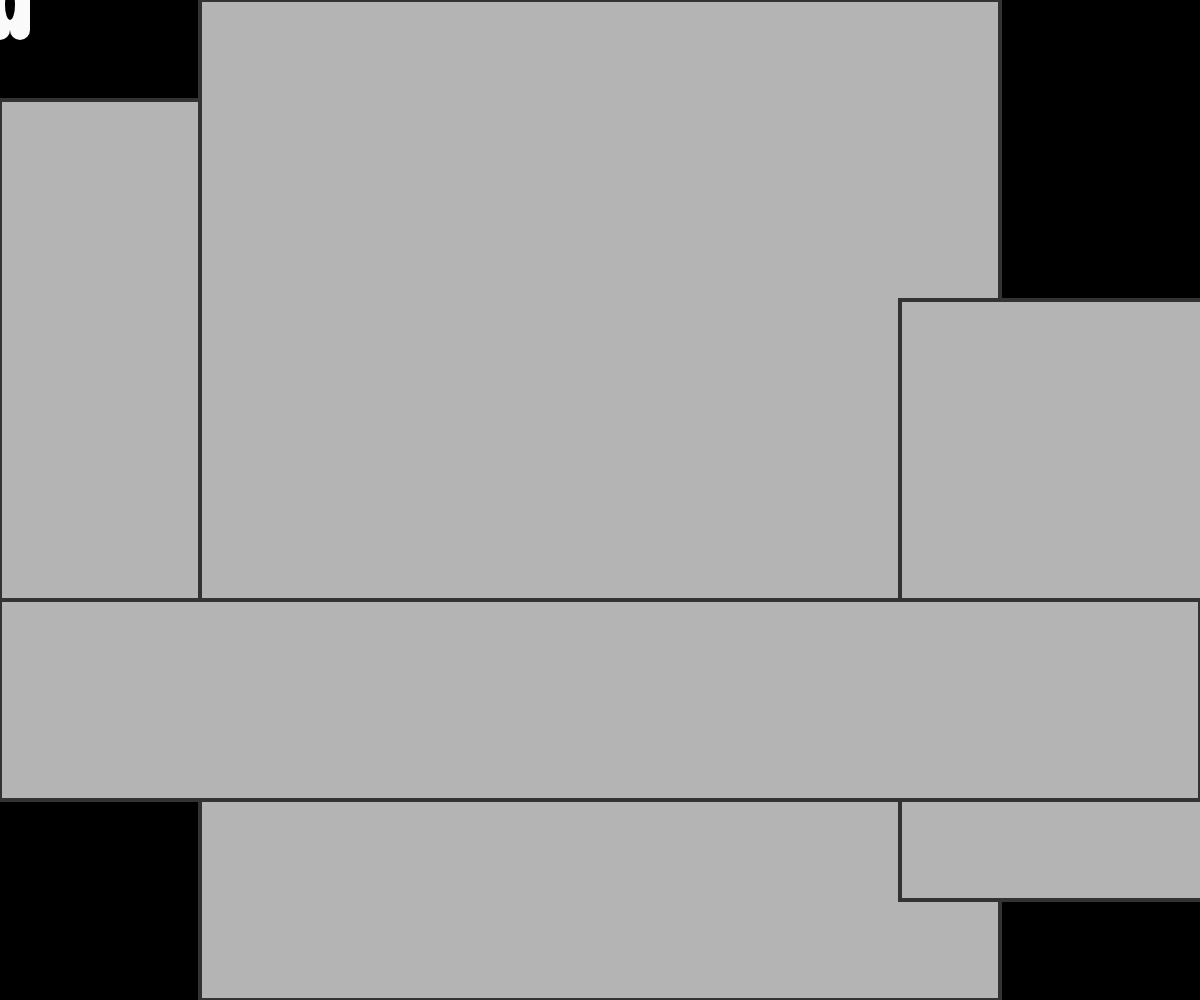
Frame 1 (no input)
Frame 60 (no input): identical to frame 1, image omitted
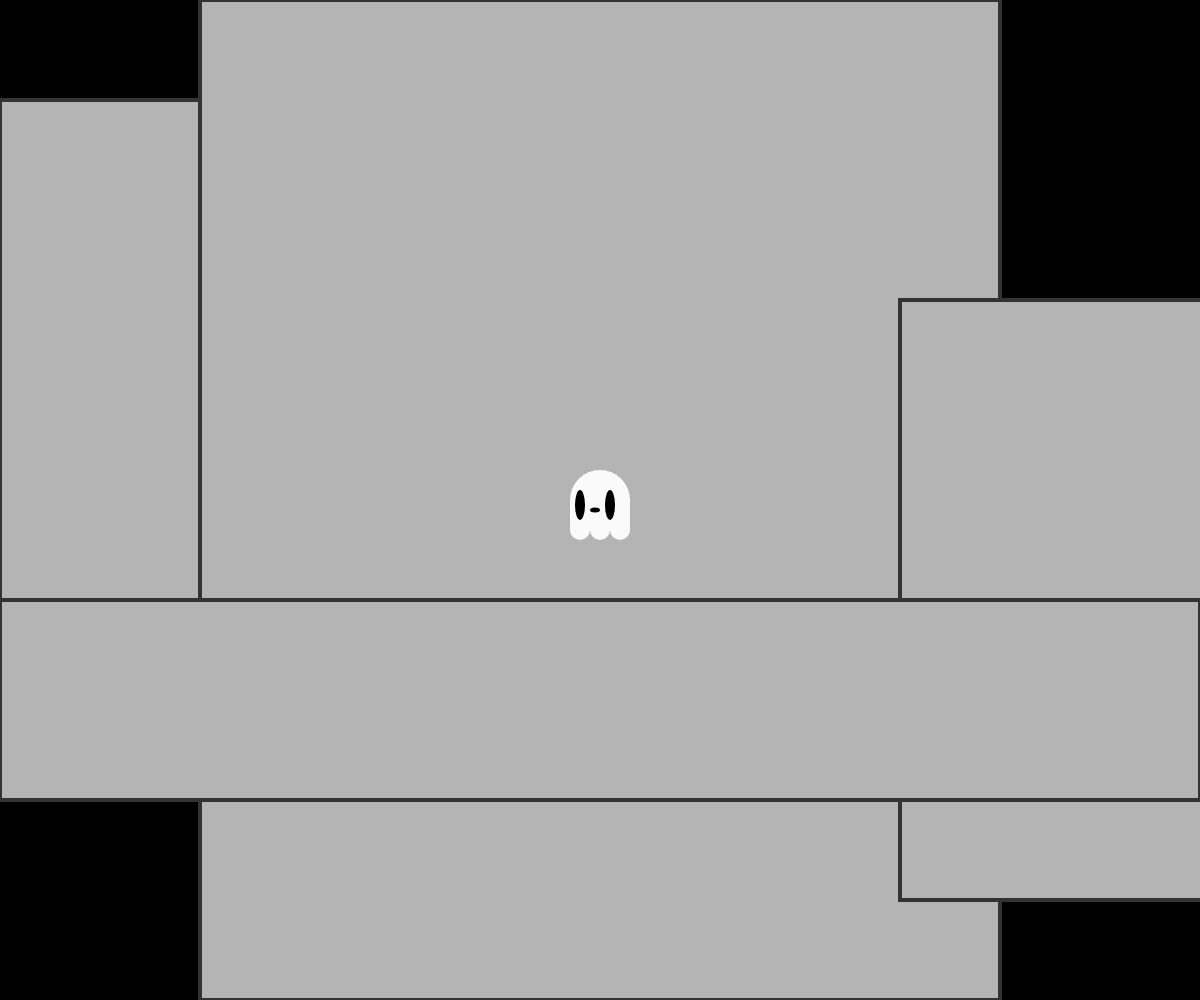
Frame 120 (the mouse pressed at the canvas centre since frame 60)

The p5.js sketch that drew these frames (run headless with seeded random() and noise() and a simulated clock; from frame 60 on, the mouse is pressed at the canvas centre):

// p5.js sketch
// ── sketch.js
// Project Title
// Your Name
// Date
//
// Extra for Experts:
// - describe what you did to take this project "above and beyond"

let r=0;
function setup() {
  createCanvas(windowWidth, windowHeight);
}

function draw() {
  noStroke();
  print(frameCount);
  backgroundFnx();
  character();

}
function backgroundFnx(){
  background(0,0,0);
  fill(200,200,200);
  castle();
  rect(0, 600, windowWidth,200);
 
}

function mousePressed(){
  if(r===0){ 
    r=255; 
  }else{
  r=0;
  }
}
function character(){
  noStroke();
  fill(250,250,250);
  circle(mouseX,mouseY,60);
  rect(mouseX-30, mouseY,60,30);
  circle(mouseX+20,mouseY+30,20);
  circle(mouseX-20,mouseY+30,20);
  circle(mouseX,mouseY+30,20);
  fill(0,0,0)
  ellipse(mouseX-20,mouseY+5,10,30);
  ellipse(mouseX+10,mouseY+5,10,30);
  ellipse(mouseX-5,mouseY+10,10,5);
}
function castle(){
  strokeWeight(4);
  stroke(51);
  fill(180,180,180);
  rect(windowWidth/2-400,0,800,1000);
  rect(windowWidth/2-600,100,200,500);
  rect(windowWidth/2+300,300,400,600);
}
